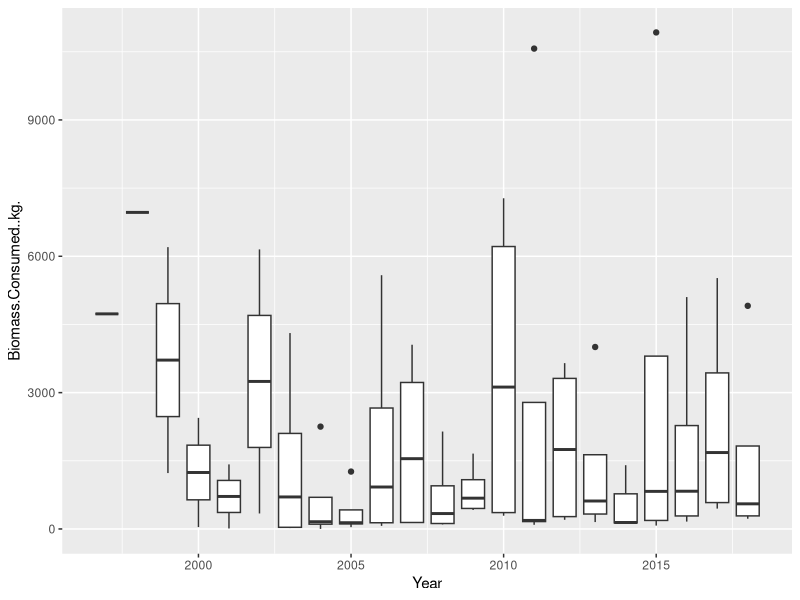
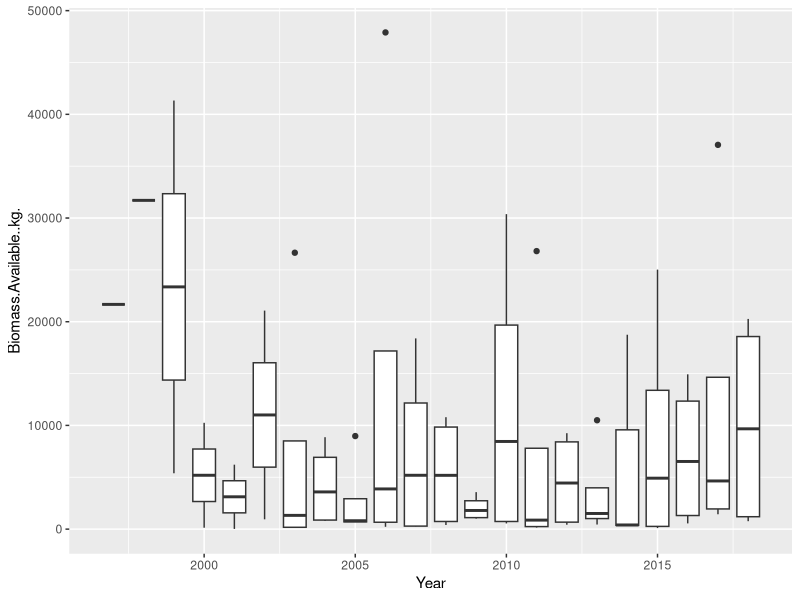
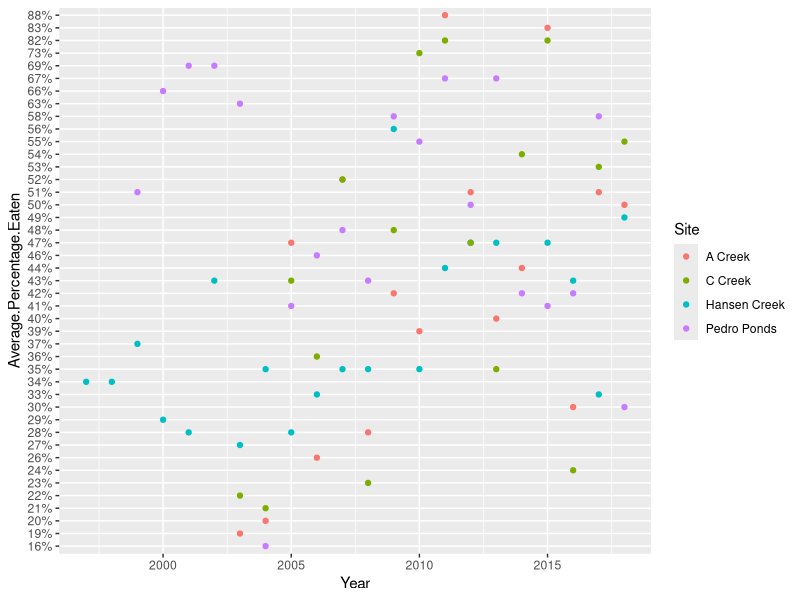
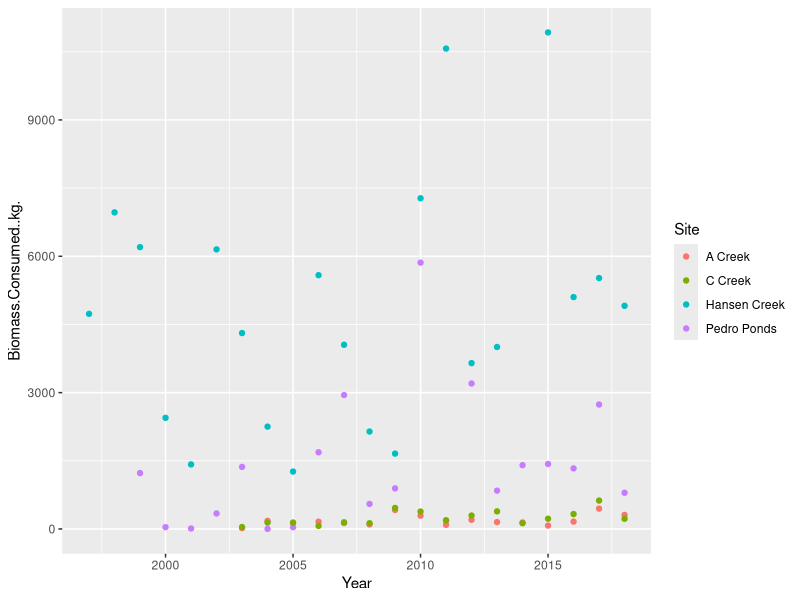
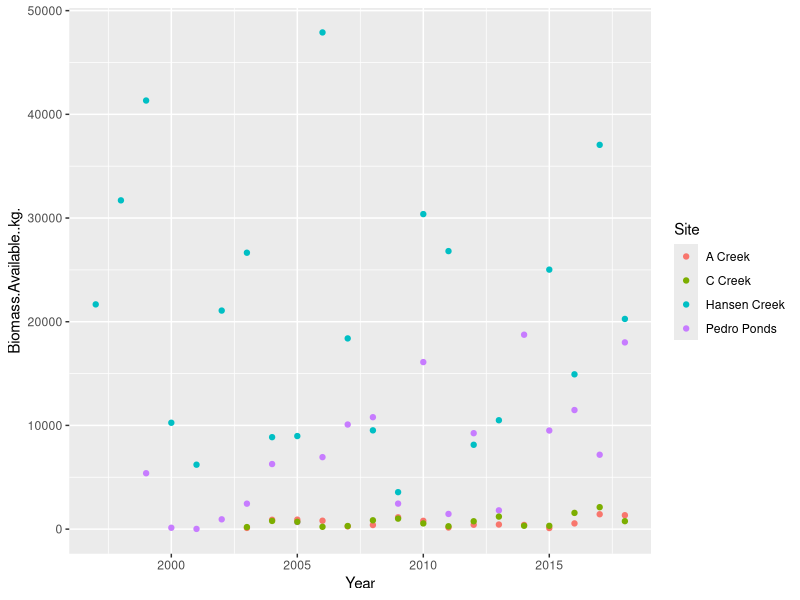
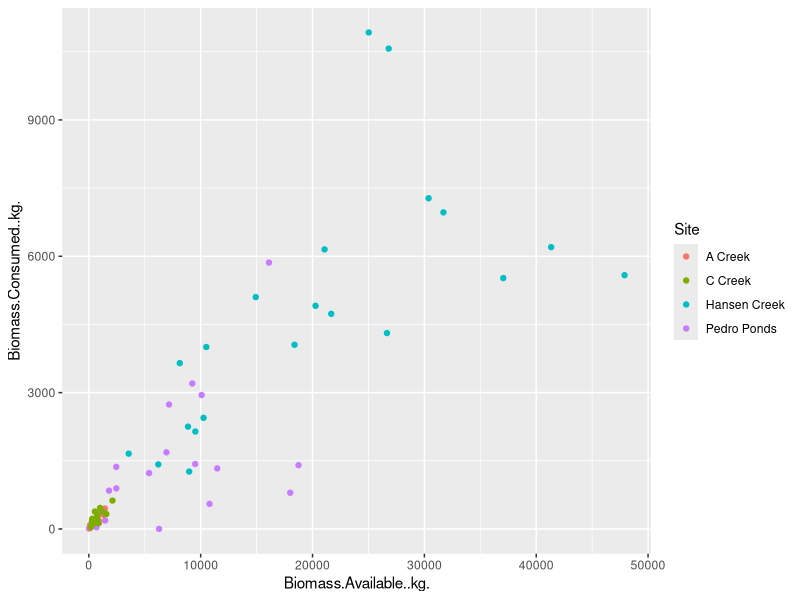

Write the R code that produced these figures, in order.
## ---- chunk 1
library(dplyr)
library(ggplot2)
## ---- chunk 2
knitr::opts_chunk$set(echo = TRUE)
## ---- chunk 3
data <- read.csv("Managing_salmon_for_wildlife_Data.csv")
data
## ---- chunk 4
summary(data)
## ---- chunk 5
ggplot(data, aes(x=Year, y=Biomass.Consumed..kg., group = Year)) +
  geom_boxplot()
## ---- chunk 6
ggplot(data, aes(x=Year, y=Biomass.Available..kg., group = Year)) +
  geom_boxplot()
## ---- chunk 7
ggplot(data, aes(x=Year, y=Average.Percentage.Eaten, color = Site)) +
  geom_point()
## ---- chunk 8
ggplot(data, aes(x=Year, y=Biomass.Consumed..kg., color = Site)) +
  geom_point()
## ---- chunk 9
ggplot(data, aes(x=Year, y=Biomass.Available..kg., color = Site)) +
  geom_point()
## ---- chunk 10
ggplot(data, aes(x=Biomass.Available..kg., y=Biomass.Consumed..kg., color = Site)) +
  geom_point()
